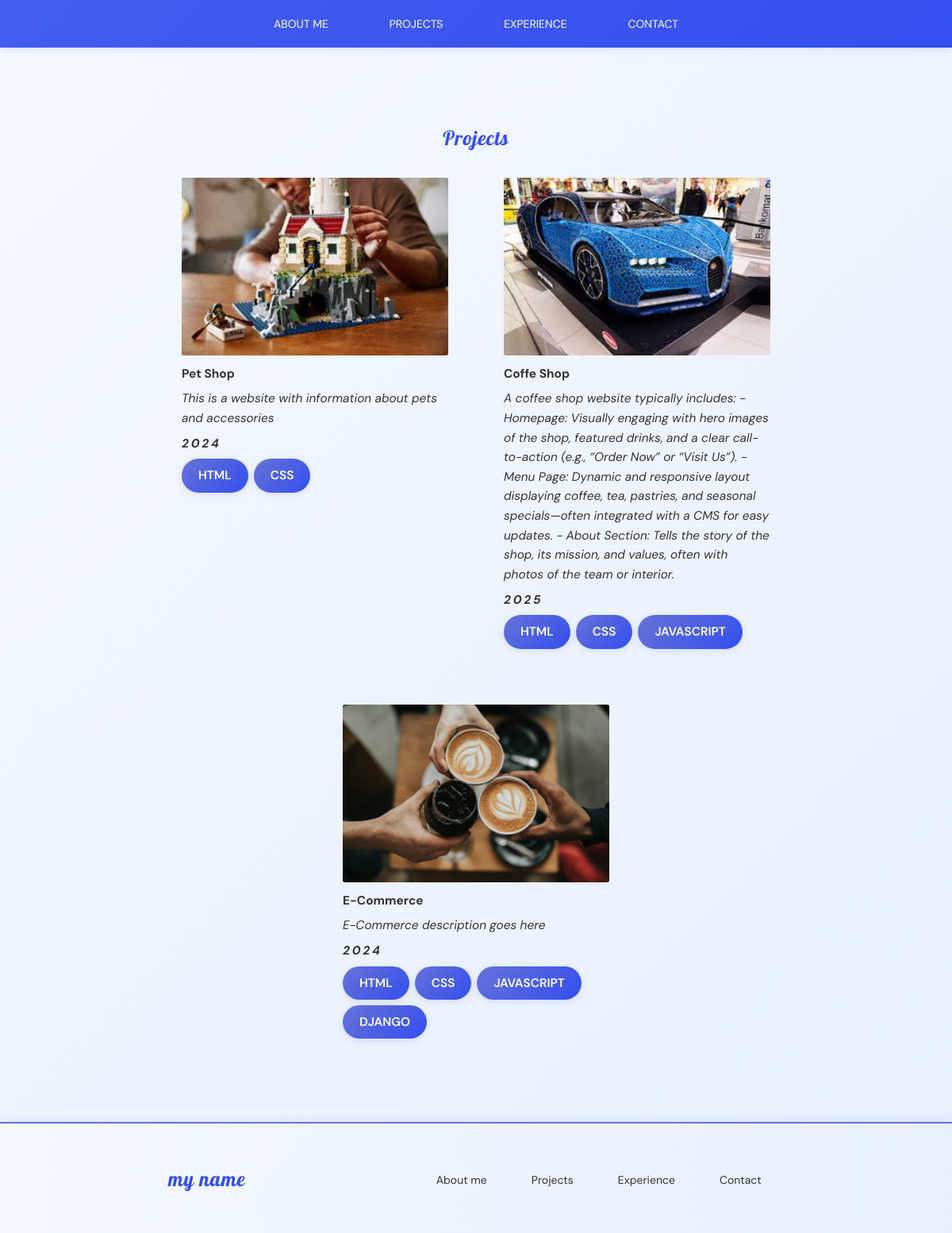
/projects/, run on the app's committed database.
### projects/models.py (models this page shows, shortened)
class Project(models.Model):
    title = models.CharField(max_length=100)
    description = models.TextField()
    year = models.IntegerField()
    image = models.ImageField(upload_to = 'project/')
    repository = models.URLField()
    skills = models.ManyToManyField('Skill')

class Skill(models.Model):
    name = models.CharField(max_length=50)

### projects/views.py (the view)
# urls.py: path('projects/', views.projects_view, name='projects'),
def projects_view(request):
    projects_list = models.Project.objects.all()
    context= {"projects":projects_list}
    return render(request, 'projects/projects.html', context)

### templates/projects/projects.html (shortened to what this page needs)
{% extends 'base.html' %}
{% load static %}
{% block content %}
<section id="projects" class="projects-section center-column">
    <h2>Projects</h2>
    <div class="projects-list">
        {%for project in projects%}
        <div class="project-card">
            <a href="{{project.repository}}" target="_blank">
                <img src="{{ project.image.url }}" alt="{{ project.title }}">
                <p>{{ project.title}}</p>
                <p>{{project.description}}</p>
                <p>{{project.year}}</p>
                <div class="skills-container center">
                    {% for skill in project.skills.all%}
                    <label class="text-label">{{skill.name}}</label>
                    {% endfor %}
                </div>
            </a>
        </div>
        {% endfor %}
    </div>
</section>
{% endblock content %}

### templates/base.html (shortened to what this page needs)
{% load static %}
<!DOCTYPE html>
<html lang="en">
<head>
     <link rel="stylesheet" href="{% static 'css/base_alternativo.css' %}">
    <link rel="stylesheet" href="{% static 'css/header.css' %}">
    <link rel="stylesheet" href="{% static 'css/section.css' %}">
    <link rel="stylesheet" href="{% static 'css/footer.css' %}">
    <link rel="stylesheet" href="{% static 'css/responsive.css' %}">
</head>
<body>
    <header class="center">
        <nav>
            <div class="nav-link center">
                <a href="{% url 'about_me' %}">About me</a>
                <a href="{% url 'projects' %}">Projects</a>
                <a href="{% url 'experience' %}">Experience</a>
                <a href="#contact">Contact</a>
            </div>
        </nav>
    </header>
    {% block content %}
    {% endblock content %}
    <footer>
        <a href="#">
            <h2>my name</h2>
        </a>
        <nav class="nav-footer center">
            <a href="{% url 'about_me' %}">About me</a>
            <a href="{% url 'projects' %}">Projects</a>
            <a href="{% url 'experience' %}">Experience</a>
            <a href="#contact">Contact</a>
        </nav>
    </footer>
</body>
</html>

### static/css/base_alternativo.css (style rules this page uses)
:root { --primary-color: #334EEF; --secondary-color: #6772D7; --neutral-color: #333333; --background-color: #F5F8FF; --surface-color: #435DEF; --lobster-font: 'Lobster', sans-serif; --sans-font: 'DM Sans', sans-serif; --shadow-light: 0 2px 10px rgba(67, 93, 239, 0.15); --shadow-medium: 0 4px 20px rgba(67, 93, 239, 0.2); --transition: all 0.3s ease; }
.center { display: flex; justify-content: center; align-items: center; }
.center-column { display: flex; flex-direction: column; justify-content: center; align-items: center; }
html { background: linear-gradient(135deg, var(--background-color) 0%, #E8F0FF 100%); font-size: 14px; }
* { font-family: var(--sans-font); margin: 0px; padding: 0px; box-sizing: border-box; }
a { text-decoration: none; transition: var(--transition); }
h2 { color: var(--primary-color); font-family: var(--lobster-font); font-weight: 400; letter-spacing: 0.06rem; font-size: 1.8rem; transition: var(--transition); }
p { color: var(--neutral-color); font-size: 1.1rem; line-height: 1.6; }
.text-label { color: white; background: linear-gradient(135deg, var(--secondary-color), var(--primary-color)); font-size: 1.1rem; text-transform: uppercase; font-weight: 600; padding: 0.8rem 1.5rem; border-radius: 25px; cursor: pointer; transition: var(--transition); box-shadow: var(--shadow-light); border: none; display: inline-block; }

### static/css/header.css (style rules this page uses)
header { background: linear-gradient(135deg, var(--surface-color), var(--primary-color)); height: 60px; position: sticky; top: 0px; box-shadow: var(--shadow-light); backdrop-filter: blur(10px); z-index: 1000; }
nav { height: 100%; width: 80%; }
.nav-link { height: 100%; }
.nav-link a { color: white; font-size: 1rem; text-transform: uppercase; margin: 2%; padding: 1% 2%; border-radius: 20px; transition: var(--transition); position: relative; overflow: hidden; }
.nav-link a::before { content: ''; position: absolute; bottom: 0; left: 50%; width: 0; height: 2px; background: white; transition: var(--transition); transform: translateX(-50%); }

### static/css/section.css (style rules this page uses)
.projects-section { padding: 2rem; margin: 5rem 0px; }
.project-card img { width: 100%; border-radius: 1%; }
.project-card { width: 25rem; display: flex; flex-wrap: wrap; padding: 0.5rem; border-radius: 1%; }
.skills-container { justify-content: flex-start; flex-wrap: wrap; gap: 0.5rem; margin-top: 0.5rem; }
a p:nth-child(2), .experience-card p:nth-child(1) { font-weight: bolder; font-size: 1.1rem; margin: 0.5rem 0px; }
a p:nth-child(3), .experience-card p:nth-child(2) { font-style: italic; }
a p:nth-child(4), .experience-card p:nth-child(4) { font-style: italic; font-weight: bolder; letter-spacing: 0.2rem; margin-top: 0.5rem; }
.projects-list { display: flex; flex-wrap: wrap; justify-content: center; width: 100%; gap: 4rem; margin-top: 2rem; }

### static/css/footer.css (style rules this page uses)
footer { height: 10rem; margin-top: 2rem; display: flex; align-items: center; justify-content: space-evenly; border-top: solid 2px var(--secondary-color); background: linear-gradient(to right, rgba(245, 248, 255, 0.8), rgba(232, 240, 255, 0.8)); backdrop-filter: blur(10px); box-shadow: 0 -2px 10px rgba(67, 93, 239, 0.1); }
footer nav { width: max-content; }
footer nav a { color: var(--neutral-color); margin: 0px 1rem; height: 2rem; padding: 0.5rem 1rem; border-radius: 15px; transition: var(--transition); position: relative; }
footer nav a::after { content: ''; position: absolute; bottom: -3px; left: 50%; width: 0; height: 3px; background: var(--primary-color); transition: var(--transition); transform: translateX(-50%); border-radius: 2px; }

### data on the page
Project: image (picture), title "Pet Shop", description "This is a website with information about pets and accessories", year "2024"
Skill: name "HTML"
Skill: name "CSS"
Project: image (picture), title "Coffe Shop", description "A coffee shop website typically includes: - Homepage: Visually engaging with hero images of the shop, featured drinks, and a clear call-to-action (e.g., “Order Now” or “Visit Us”). - Menu Page: Dynamic and responsive layout displaying coffee, tea, pastries, and seasonal specials—often integrated with a CMS for easy updates. - About Section: Tells the story of the shop, its mission, and values, often with photos of the team or interior.", year "2025"
Skill: name "JAVASCRIPT"
Project: image (picture), title "E-Commerce", description "E-Commerce description goes here", year "2024"
Skill: name "DJANGO"
